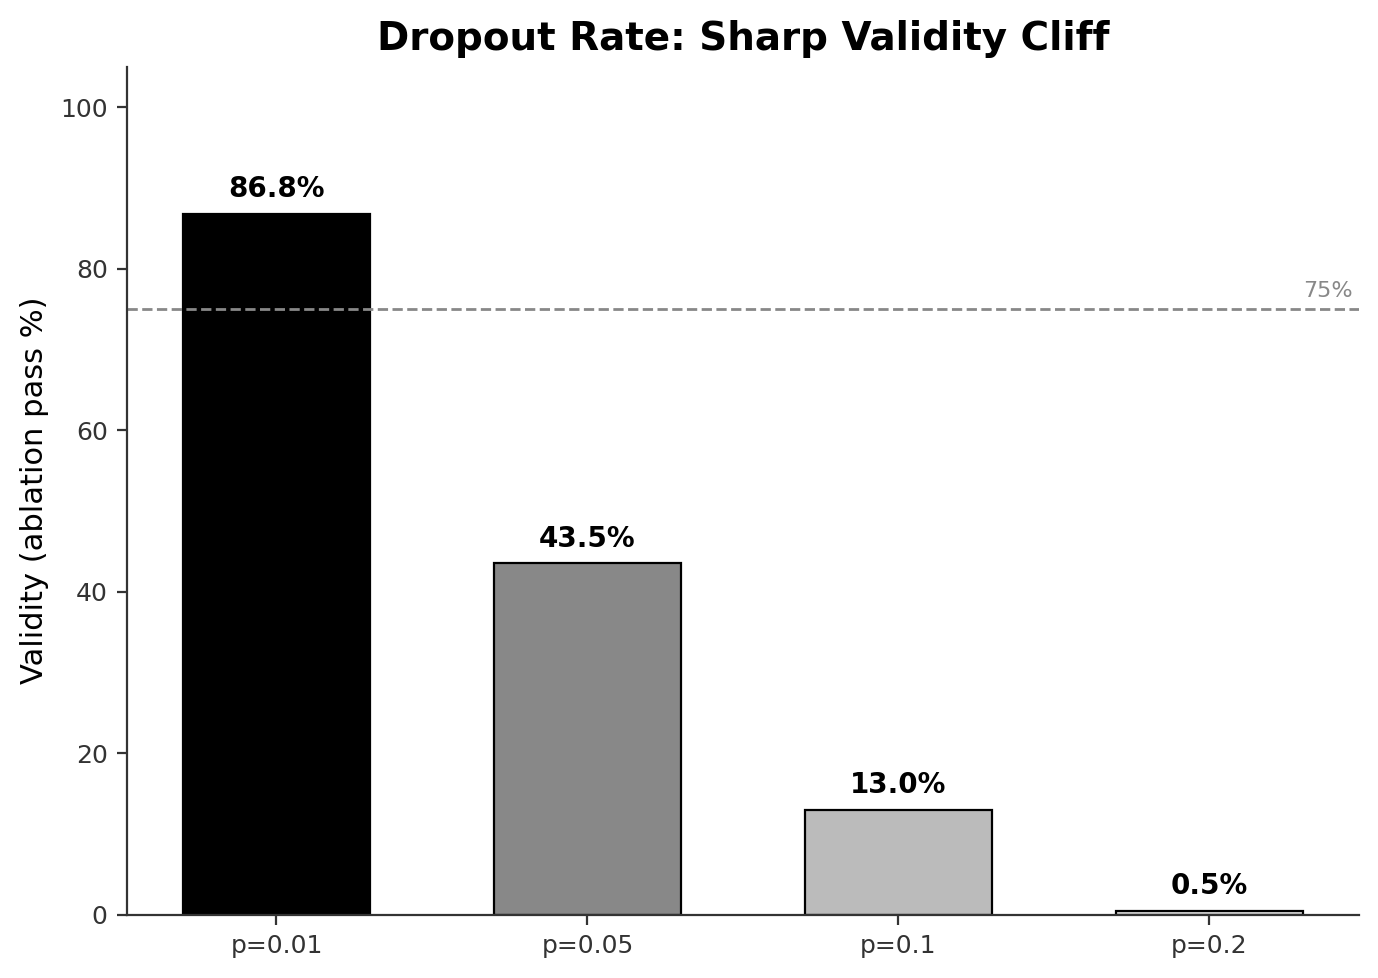

Generate this figure with Python:
"""Dropout Rate Cliff: validity collapses above p=0.01.
Shows the narrow operating window for valid MC dropout.
"""
import matplotlib
matplotlib.use('Agg')
import matplotlib.pyplot as plt
import numpy as np

p_rates = [0.01, 0.05, 0.10, 0.20]
validity = [86.8, 43.5, 13.0, 0.5]

fig, ax = plt.subplots(figsize=(7, 5))
fig.patch.set_facecolor('white')
ax.set_facecolor('white')

bars = ax.bar(range(len(p_rates)), validity, color=['black', '#888888', '#BBBBBB', '#DDDDDD'],
              edgecolor='black', linewidth=0.8, width=0.6)

# Validity threshold
ax.axhline(y=75, color='#888888', linestyle='--', linewidth=1)
ax.text(3.3, 76.5, '75%', fontsize=8, color='#888888')

# Value labels
for i, (bar, v) in enumerate(zip(bars, validity)):
    ax.text(bar.get_x() + bar.get_width()/2, bar.get_height() + 2,
            f'{v}%', ha='center', fontsize=10, fontweight='bold')

ax.set_xticks(range(len(p_rates)))
ax.set_xticklabels([f'p={p}' for p in p_rates], fontsize=10)
ax.set_ylabel('Validity (ablation pass %)', fontsize=11)
ax.set_title('Dropout Rate: Sharp Validity Cliff', fontsize=14, fontweight='bold')
ax.set_ylim(0, 105)

ax.spines['top'].set_visible(False)
ax.spines['right'].set_visible(False)
ax.spines['left'].set_color('#333333')
ax.spines['bottom'].set_color('#333333')
ax.tick_params(colors='#333333', labelsize=9)

plt.tight_layout()
plt.savefig('/sessions/confident-hopeful-noether/charts/chart_dropout_cliff.png', dpi=200, bbox_inches='tight',
            facecolor='white', edgecolor='none')
plt.close()
print("Saved chart_dropout_cliff.png")
